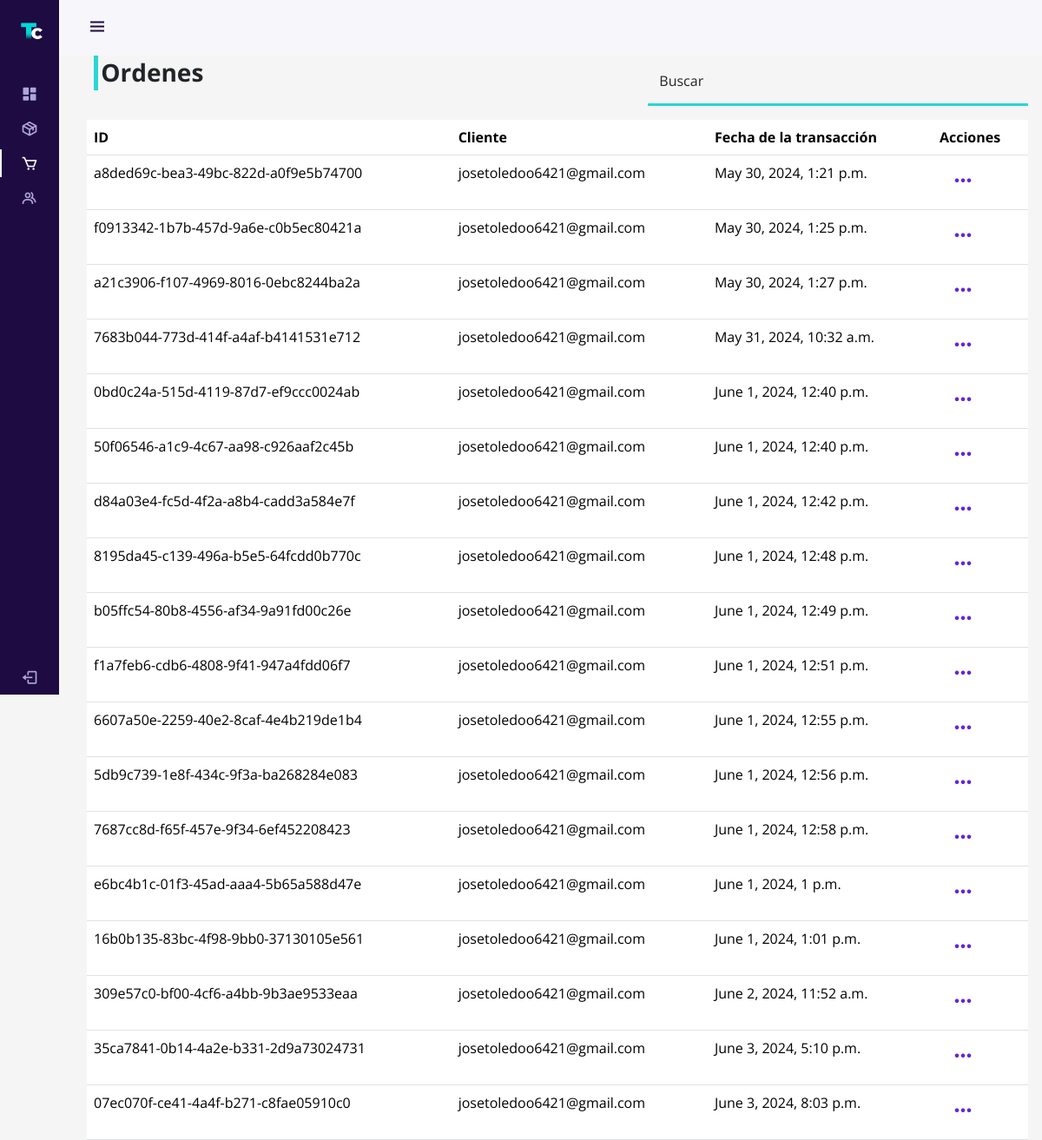
Page /administration/orders/ (signed in) on the earlier database version.
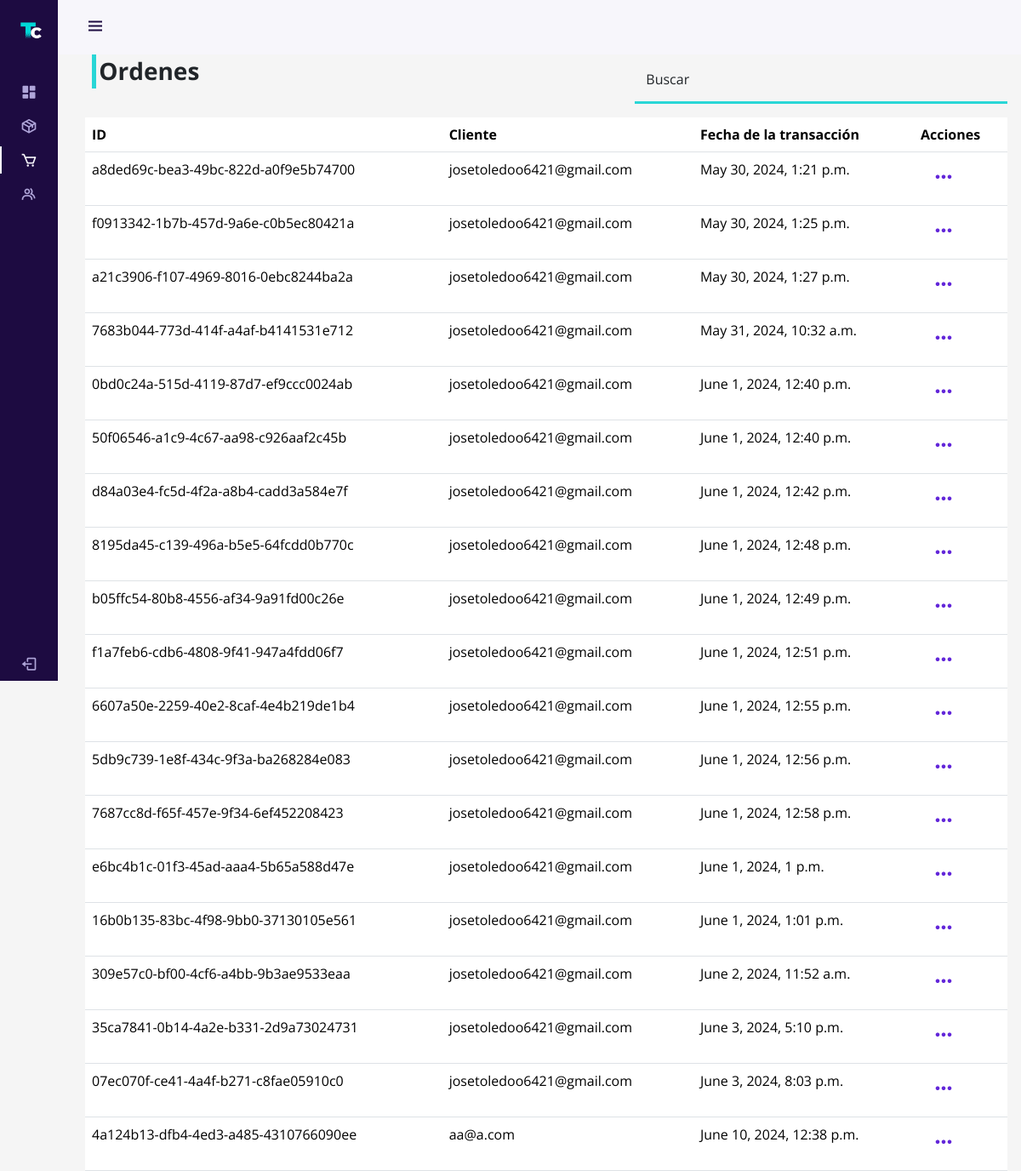
Same page on the later database version.
### store/models.py (models this page shows, shortened)
class Recipe(models.Model):
    id = models.UUIDField(primary_key=True, default=uuid.uuid4, editable=False)
    client = models.ForeignKey(User, on_delete=models.CASCADE)
    created_at = models.DateTimeField(auto_now_add=True)
    complete = models.BooleanField(default=False)
    transaction_id = models.CharField(max_length=100, null=True)
    @property
    def get_cart_total(self):
        recipeDetails = self.recipedetails_set.all()
        total = sum([item.product.price * item.quantity for item in recipeDetails])
        return total
    @property
    def get_cart_items(self):
        recipeDetails = self.recipedetails_set.all()
        total = sum([item.quantity for item in recipeDetails])
        return total

### auth_user/models.py (models this page shows, shortened)
class User(AbstractBaseUser, PermissionsMixin):
    email = models.EmailField(unique=True)
    rut = models.CharField(max_length=12, unique=True, primary_key=True, verbose_name='RUT')
    first_name = models.CharField(max_length=30)
    last_name = models.CharField(max_length=30)
    is_staff = models.BooleanField(default=False)
    is_active = models.BooleanField(default=True)
    is_superuser = models.BooleanField(default=False)
    objects = CustomUserManager()
    USERNAME_FIELD = 'email'
    EMAIL_FIELD = 'email'
    REQUIRED_FIELDS = []
    class Meta:
        verbose_name = 'User'
        verbose_name_plural = 'Users'

### auth_user/views.py (the view)
# urls.py: path('administration/orders/', views.orders, name='dash-orders'),
@login_required
@permission_required('auth_user.view_user', raise_exception=True)
def orders(request):
    orders = Recipe.objects.filter(complete=True).all()
    context = {'orders' : orders}
    return render(request, 'auth_user/admin/orders.html', context)

### store/views.py (called while the page is built)
def cart_data(request):
    if request.user.is_authenticated:
        recipe, created = Recipe.objects.get_or_create(client=request.user, complete=False)
        items = recipe.recipedetails_set.all()
        cartItems = recipe.get_cart_items
    else:
        items = []
        recipe = {'get_cart_total':0, 'get_cart_items':0}
        cartItems = recipe['get_cart_items']
    return {'cartItems': cartItems, 'items': items, 'recipe': recipe}

### auth_user/templates/auth_user/admin/orders.html (shortened to what this page needs)
{% extends "auth_user/admin/template.html" %}
{% load static %}
{%load humanize%}
{% block sources%}
<link rel="stylesheet" href="{% static 'css/auth.css'%}">
{% endblock sources%}
{% block content %}
<div class="row">
  <div class="col-md-7">
    <h5 class="product-header fw-bold fs-3">Ordenes</h5>
  </div>
  <div class="col-md-5">
    <div class="form-floating mb-3">
      <input type="text" class="form-control border-0 border-bottom rounded-0 bg-transparent" name="search" id="search" placeholder="name" required onkeyup="searchOrder()">
      <label for="name">Buscar</label>
  </div>
  </div>
</div>
<table class="table">
    <thead>
      <tr>
        <th scope="col">ID</th>
        <th scope="col">Cliente</th>
        <th scope="col">Fecha de la transacción</th>
        <th scope="col">Acciones</th>
      </tr>
    </thead>
    <tbody id="order-table">
    {% for u in orders %}
      <tr scope="row">
        <td>{{ u.id }}</td>
        <td>{{ u.client }}</td>
        <td>{{ u.created_at }}</td>
        <td><button type="button" class="btn" data-bs-toggle="modal" data-bs-target="#{{u.id}}modal">
            <i class='bx bx-dots-horizontal-rounded fs-3 color-secondary'></i>
          </button></td>
      </tr>
    {% endfor %}
    </tbody>
  </table>
{% endblock content %}

Differences in the rows shown:
added Recipe: id "4a124b13-dfb4-4ed3-a485-4310766090ee", client "aa@a.com", created_at "June 10, 2024, 12:38 p.m."
